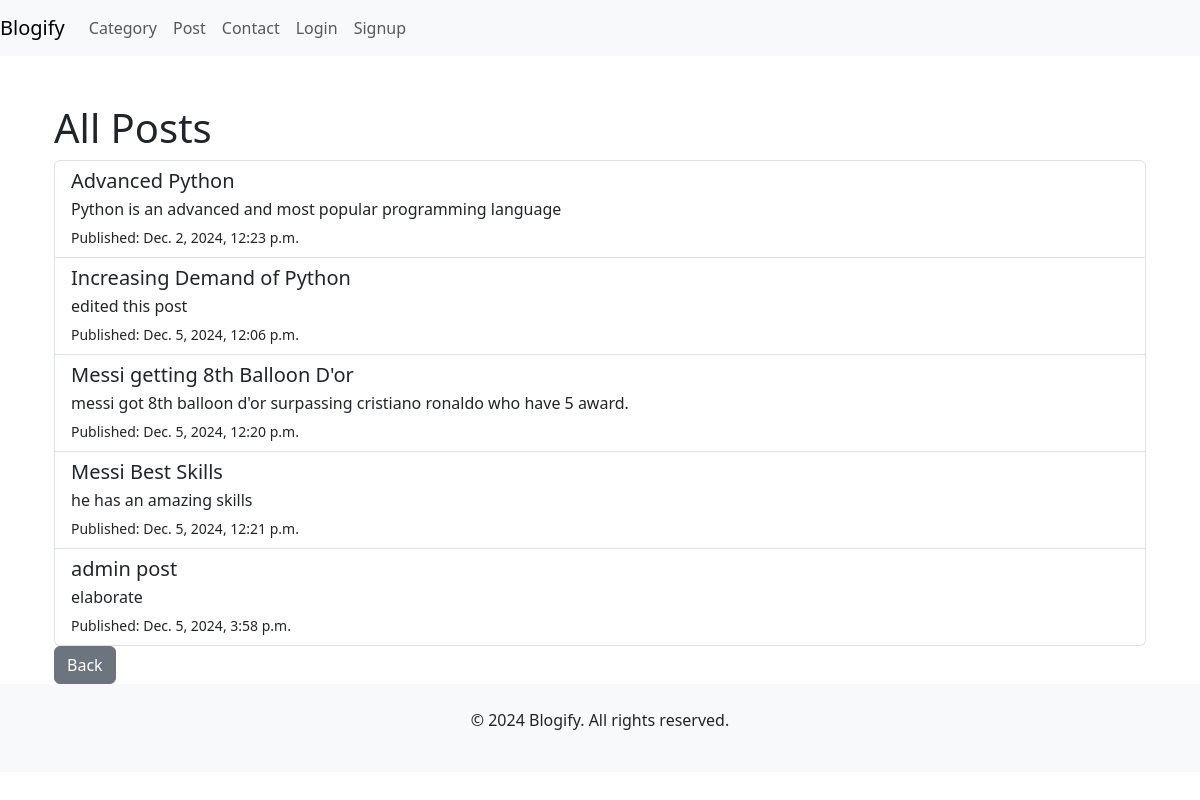
Page /post/ on the committed database.
### blog/models.py (models this page shows, shortened)
class Post(models.Model):
    title = models.CharField(max_length=200)
    content = models.TextField()
    author = models.ForeignKey(settings.AUTH_USER_MODEL, on_delete=models.CASCADE, related_name='posts')
    created_at = models.DateTimeField(auto_now_add=True)
    updated_at = models.DateTimeField(auto_now=True)
    published = models.BooleanField(default=False)
    slug = models.SlugField(unique=True)  # A slug to be used in the URL
    category = models.ForeignKey(Category, on_delete=models.CASCADE, related_name='posts', null=True, blank=True)  # Link to Category

### blog/views.py (the view)
# urls.py: path('post/', views.AllPosts, name='all_posts'),
def AllPosts(request):
    posts = Post.objects.all()
    return render(request, 'all_posts.html', {'posts': posts})

### blog/templates/all_posts.html
{% extends 'blog_base.html' %}
{% block content %}
<div class="container mt-5">
    <h1>All Posts</h1>
    {% if posts %}
        <div class="list-group">
            {% for post in posts %}
                <a href="{% url 'post_detail' post.id %}" class="list-group-item list-group-item-action">
                    <h5 class="mb-1">{{ post.title }}</h5>
                    <p class="mb-1">{{ post.content|truncatewords:20 }}</p>
                    <small>Published: {{ post.created_at }}</small>
                </a>
            {% endfor %}
        </div>
        <a href="{% url 'landing_page'%}" class="btn btn-secondary">Back</a>
    {% else %}
        <p>No posts available in this category.</p>
    {% endif %}
</div>
{% endblock %}

### rows in the picture
Post: title "Advanced Python", content "Python is an advanced and most popular programming language", created_at "Dec. 2, 2024, 12:23 p.m."
Post: title "Increasing Demand of Python", content "edited this post", created_at "Dec. 5, 2024, 12:06 p.m."
Post: title "Messi getting 8th Balloon D'or", content "messi got 8th balloon d'or surpassing cristiano ronaldo who have 5 award.", created_at "Dec. 5, 2024, 12:20 p.m."
Post: title "Messi Best Skills", content "he has an amazing skills", created_at "Dec. 5, 2024, 12:21 p.m."
Post: title "admin post", content "elaborate", created_at "Dec. 5, 2024, 3:58 p.m."
